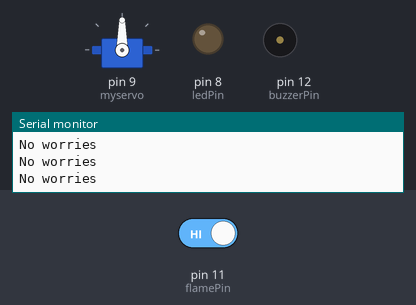
Simulated run of this sketch. Board: Arduino Uno, built with avr-gcc and run on an emulated ATmega328P. On the bench: servo, output pins drawn as LEDs (lit = HIGH), buzzer (waves = sounding, pin HIGH), the last lines printed to the serial monitor. The test bench sets the inputs (shaded band); at power-on: pin 11 (flamePin) HIGH.

Above: at 1.2 s.
1.3 s: pin 11 (flamePin) driven LOW
At 1.45 s:
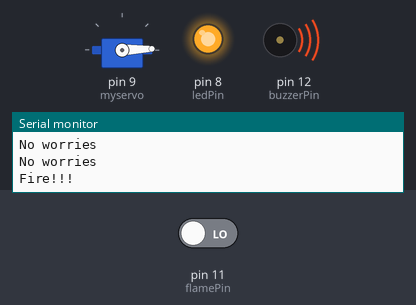
At 2.06 s:
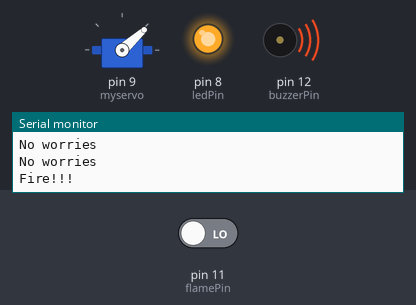
4.3 s: pin 11 (flamePin) driven HIGH
At 7.8 s:
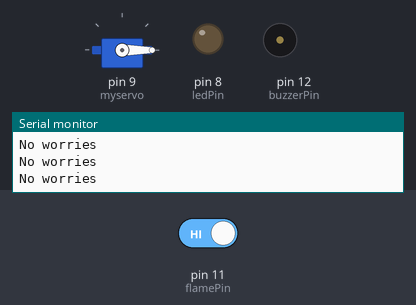
Timing chart, 0 to 9.3 s (numbered marks = the images above; inputs shaded):
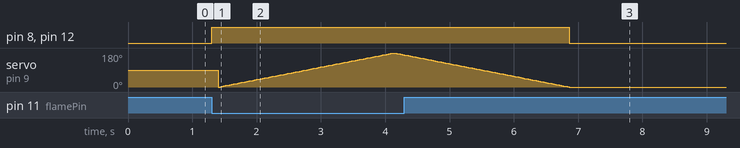

The sketch:

flame_with_motor.ino
```cpp
#include <Servo.h>

Servo myservo;  // create servo object to control a servo
// twelve servo objects can be created on most boards

int pos = 0;    // variable to store the servo position
const int buzzerPin = 12;
const int flamePin = 11;
const int ledPin = 8;
int Flame = HIGH;
void setup() {
  myservo.attach(9);
  pinMode(buzzerPin, OUTPUT);
  pinMode(flamePin, INPUT);
  pinMode(ledPin, OUTPUT);
  Serial.begin(9600);// attaches the servo on pin 9 to the servo object
}

void loop() {
   Flame = digitalRead(flamePin);
  if (Flame== LOW)
  {
    Serial.println("Fire!!!");
    digitalWrite(buzzerPin, HIGH);
    digitalWrite(ledPin, HIGH);
//    digitalWrite(ledPin, LOW);
    delay(100);
   for (pos = 0; pos <= 180; pos += 1) { // goes from 0 degrees to 180 degrees
    // in steps of 1 degree
    myservo.write(pos);              // tell servo to go to position in variable 'pos'
    delay(15);                       // waits 15ms for the servo to reach the position
  }
  for (pos = 180; pos >= 0; pos -= 1) { // goes from 180 degrees to 0 degrees
    myservo.write(pos);              // tell servo to go to position in variable 'pos'
    delay(15);                       // waits 15ms for the servo to reach the position
  }
  }
  else
  {
    Serial.println("No worries");
    digitalWrite(buzzerPin, LOW);
    digitalWrite(ledPin, LOW);

    delay(100);
  }

}
```

Measured:
- after the input at 1.3 s, pin 8 (ledPin), pin 12 (buzzerPin): LOW → HIGH at once
- after the input at 4.3 s, pin 8 (ledPin), pin 12 (buzzerPin): HIGH → LOW after 2.6 s; servo on pin 9 (myservo): goes on until 6.9 s, then stays 0°
